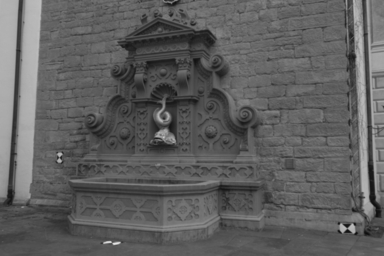
#> input picture Exercises/7 - Stereo Correspondence/frame0.png, 384 x 256 px
$ jupyter execute stereo.ipynb
#> lines starting #> are read from the running program, lines starting #| are printed output that depends on the picture
[cell 1]
import math
import numpy as np
from matplotlib import pyplot as plt
from PIL import Image
import cv2

[cell 2]
imgL = cv2.imread("frame0.png", 2)
#> imgL is the input picture: shape (256, 384); min 13, max 229, mean 94.9
imgR = cv2.imread("frame1.png", 2)
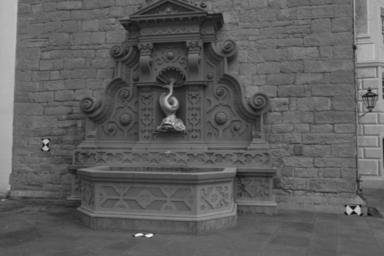
#> input picture Exercises/7 - Stereo Correspondence/frame1.png, 384 x 256 px
#> imgR is the input picture: shape (256, 384); min 15, max 240, mean 94.1

[cell 3]
h, w = imgL.shape
#> h = 256; w = 384

[cell 4]
plt.imshow(imgL,"gray")
plt.show()

[cell 5]
plt.imshow(imgR,"gray")
plt.show()

[cell 6]
def AssembleYMatrix(pixelsImageL, pixelsImageR):
    y_mat = np.zero((len(pixelsImageL), 9))
    for i in len(pixelsImageL):
        xL, yL = pixelsImageL[i]
        xR, yR = pixelsImageR[i]
        y_mat[i,:] = [xR*xL, xR*yL, xR, yR*yL, yR*xL, yR, xL, yL, 1]
    return y_mat

[cell 7]
def ncc(template,sample):

    if template.shape == sample.shape:
        template = np.array(template, dtype="float")
        sample = np.array(sample, dtype="float")

        mean_t = template.mean()
#> mean_t = 94.86
        std_t = template.std()
#> std_t = 29.27
        mean_s = sample.mean()
#> mean_s = 94.13
        std_s = sample.std()
#> std_s = 26.27

        n = template.size
#> n = 98304

        ncc = ((template - mean_t) * (sample - mean_s)).sum() / (std_t * std_s * n)
#> ncc = 0.479
        return ncc
    else:
        return -1

[cell 8]
## test
ncc(imgL, imgR)
#> Out = 0.479

[cell 9]
## test
imgL.shape == imgR.shape
#> Out = True

[cell 10]
def best_match(xp,yp,imL,imR,psz):
#> called with xp = 100, yp = 20, psz = 10
    patchL = imL[xp - psz : xp + psz, yp - psz : yp + psz]
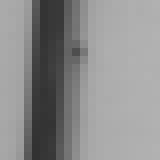
#> patchL: shape (20, 20) (shown 8 times larger); min 50, max 178, mean 140.3
    max_ncc = -1
    up = -1
    for j in range(psz + 1, w - psz):
        patchR = imL[j - psz : j + psz, yp - psz : yp + psz]
        cur_ncc = ncc(patchL, patchR)
        if cur_ncc > max_ncc:
            max_ncc = cur_ncc
            up = j
#> this loop made 363 passes
#> (cur_ncc, max_ncc) on passes 1 to 12: (-0.0528, -0.0528), (-0.0398, -0.0398), (-0.0281, -0.0281), (-0.016, -0.016), (-0.00346, -0.00346), (0.01, 0.01), (0.0243, 0.0243), (0.0388, 0.0388), (0.0537, 0.0537), (0.0686, 0.0686), (0.0825, 0.0825), (0.0973, 0.0973)
#> (cur_ncc, max_ncc) on passes 61 to 66: (0.777, 0.777), (0.789, 0.789), (0.801, 0.801), (0.812, 0.812), (0.824, 0.824), (0.835, 0.835)
#> pass 1, in best_match, `patchR = imL[j - psz : j + psz, yp - psz : yp + psz]`:
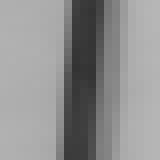
#> patchR: shape (20, 20) (shown 8 times larger); min 51, max 182, mean 144.2
#> after the loop, max_ncc = 1; up = 100
    return up, yp

[cell 11]
best_match(100,20, imgL, imgR,10)
#> Out = (100, 20)

[cell 12]
def bi_best_match(xp,yp,ImL,ImR,psz):

#> called with xp = 100, yp = 20, psz = 10
    c = 2
#> c = 2
    up,vp = best_match(xp, yp, ImL, ImR, psz)
#> the loop in best_match (call 2), `for j in range(psz + 1, w - psz):` made 363 passes
    nxp, nyp = best_match(up, vp, ImR, ImL, psz)
#> call 3 of best_match, with xp = 100, yp = 20, psz = 10
#> in best_match (call 3), `patchL = imL[xp - psz : xp + psz, yp - psz : yp + psz]`:
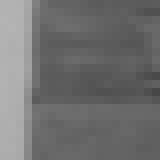
#> patchL: shape (20, 20) (shown 8 times larger); min 71, max 180, mean 112.2
#> the loop in best_match (call 3), `for j in range(psz + 1, w - psz):` made 363 passes
#> pass 1, in best_match (call 3), `patchR = imL[j - psz : j + psz, yp - psz : yp + psz]`:
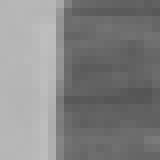
#> patchR: shape (20, 20) (shown 8 times larger); min 85, max 190, mean 131.9

    if abs(xp - nxp) < 2:
        return up, vp
    else:
        return up, -1

[cell 13]
bi_best_match(100,20, imgL, imgR,10)
#> Out = (100, 20)
